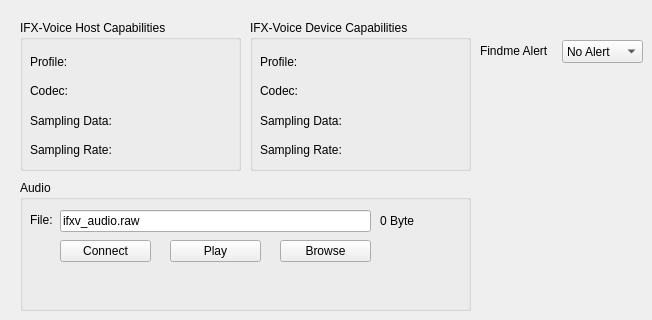
          <widget class="QWidget" name="tabIFXVH">
           <attribute name="title">
            <string>IFXV Host</string>
           </attribute>
           <widget class="QGroupBox" name="ifxv_host_capabilities">
            <property name="geometry">
             <rect>
              <x>20</x>
              <y>20</y>
              <width>221</width>
              <height>151</height>
             </rect>
            </property>
            <property name="title">
             <string>IFX-Voice Host Capabilities</string>
            </property>
            <widget class="QWidget" name="layoutWidget16">
             <property name="geometry">
              <rect>
               <x>10</x>
               <y>30</y>
               <width>201</width>
               <height>111</height>
              </rect>
             </property>
             <layout class="QVBoxLayout" name="verticalLayout_15">
              <item>
               <widget class="QLabel" name="ifxvh_profile">
                <property name="text">
                 <string>Profile:</string>
                </property>
               </widget>
              </item>
              <item>
               <widget class="QLabel" name="ifxvh_codec">
                <property name="text">
                 <string>Codec:</string>
                </property>
               </widget>
              </item>
              <item>
               <widget class="QLabel" name="ifxvh_data">
                <property name="text">
                 <string>Sampling Data:</string>
                </property>
               </widget>
              </item>
              <item>
               <widget class="QLabel" name="ifxvh_sampling_rate">
                <property name="text">
                 <string>Sampling Rate:</string>
                </property>
               </widget>
              </item>
             </layout>
            </widget>
           </widget>
           <widget class="QGroupBox" name="ifxv_device_capabilities">
            <property name="geometry">
             <rect>
              <x>250</x>
              <y>20</y>
              <width>221</width>
              <height>151</height>
             </rect>
            </property>
            <property name="title">
             <string>IFX-Voice Device Capabilities</string>
            </property>
            <widget class="QWidget" name="layoutWidget_17">
             <property name="geometry">
              <rect>
               <x>10</x>
               <y>30</y>
               <width>201</width>
               <height>111</height>
              </rect>
             </property>
             <layout class="QVBoxLayout" name="verticalLayout_16">
              <item>
               <widget class="QLabel" name="ifxvd_profile">
                <property name="text">
                 <string>Profile:</string>
                </property>
               </widget>
              </item>
              <item>
               <widget class="QLabel" name="ifxvd_codec">
                <property name="text">
                 <string>Codec:</string>
                </property>
               </widget>
              </item>
              <item>
               <widget class="QLabel" name="ifxvd_data">
                <property name="text">
                 <string>Sampling Data:</string>
                </property>
               </widget>
              </item>
              <item>
               <widget class="QLabel" name="ifxvd_sampling_rate">
                <property name="text">
                 <string>Sampling Rate:</string>
                </property>
               </widget>
              </item>
             </layout>
            </widget>
           </widget>
           <widget class="QGroupBox" name="ifxvh_audio_groupBox">
            <property name="geometry">
             <rect>
              <x>20</x>
              <y>180</y>
              <width>451</width>
              <height>131</height>
             </rect>
            </property>
            <property name="title">
             <string>Audio</string>
            </property>
            <widget class="QPushButton" name="ifxvh_record_button">
             <property name="enabled">
              <bool>true</bool>
             </property>
             <property name="geometry">
              <rect>
               <x>40</x>
               <y>60</y>
               <width>91</width>
               <height>22</height>
              </rect>
             </property>
             <property name="text">
              <string>Connect</string>
             </property>
            </widget>
            <widget class="QPushButton" name="ifxvh_play_button">
             <property name="enabled">
              <bool>true</bool>
             </property>
             <property name="geometry">
              <rect>
               <x>150</x>
               <y>60</y>
               <width>91</width>
               <height>22</height>
              </rect>
             </property>
             <property name="text">
              <string>Play</string>
             </property>
            </widget>
            <widget class="QLabel" name="ifxvh_status">
             <property name="geometry">
              <rect>
               <x>10</x>
               <y>100</y>
               <width>431</width>
               <height>20</height>
              </rect>
             </property>
             <property name="text">
              <string/>
             </property>
            </widget>
            <widget class="QLineEdit" name="edAudioRawFile_ifxvh">
             <property name="geometry">
              <rect>
               <x>40</x>
               <y>30</y>
               <width>311</width>
               <height>22</height>
              </rect>
             </property>
             <property name="toolTip">
              <string>Enter the input file name for 16-bit audio raw data</string>
             </property>
             <property name="text">
              <string>ifxv_audio.raw</string>
             </property>
            </widget>
            <widget class="QLabel" name="label_195">
             <property name="geometry">
              <rect>
               <x>10</x>
               <y>30</y>
               <width>31</width>
               <height>20</height>
              </rect>
             </property>
             <property name="text">
              <string>File:</string>
             </property>
            </widget>
            <widget class="QPushButton" name="ifxvh_browse_button">
             <property name="geometry">
              <rect>
               <x>260</x>
               <y>60</y>
               <width>91</width>
               <height>22</height>
              </rect>
             </property>
             <property name="text">
              <string>Browse</string>
             </property>
            </widget>
            <widget class="QLabel" name="ifxvh_file_size">
             <property name="geometry">
              <rect>
               <x>360</x>
               <y>30</y>
               <width>81</width>
               <height>21</height>
              </rect>
             </property>
             <property name="text">
              <string>0 Byte</string>
             </property>
            </widget>
           </widget>
           <widget class="QComboBox" name="cbAlertLevel">
            <property name="geometry">
             <rect>
              <x>562</x>
              <y>40</y>
              <width>81</width>
              <height>23</height>
             </rect>
            </property>
            <item>
             <property name="text">
              <string>No Alert</string>
             </property>
            </item>
            <item>
             <property name="text">
              <string>Mild Alert</string>
             </property>
            </item>
            <item>
             <property name="text">
              <string>High Alert</string>
             </property>
            </item>
           </widget>
           <widget class="QLabel" name="findme_alert">
            <property name="geometry">
             <rect>
              <x>480</x>
              <y>40</y>
              <width>71</width>
              <height>21</height>
             </rect>
            </property>
            <property name="text">
             <string>Findme Alert</string>
            </property>
           </widget>
          </widget>
